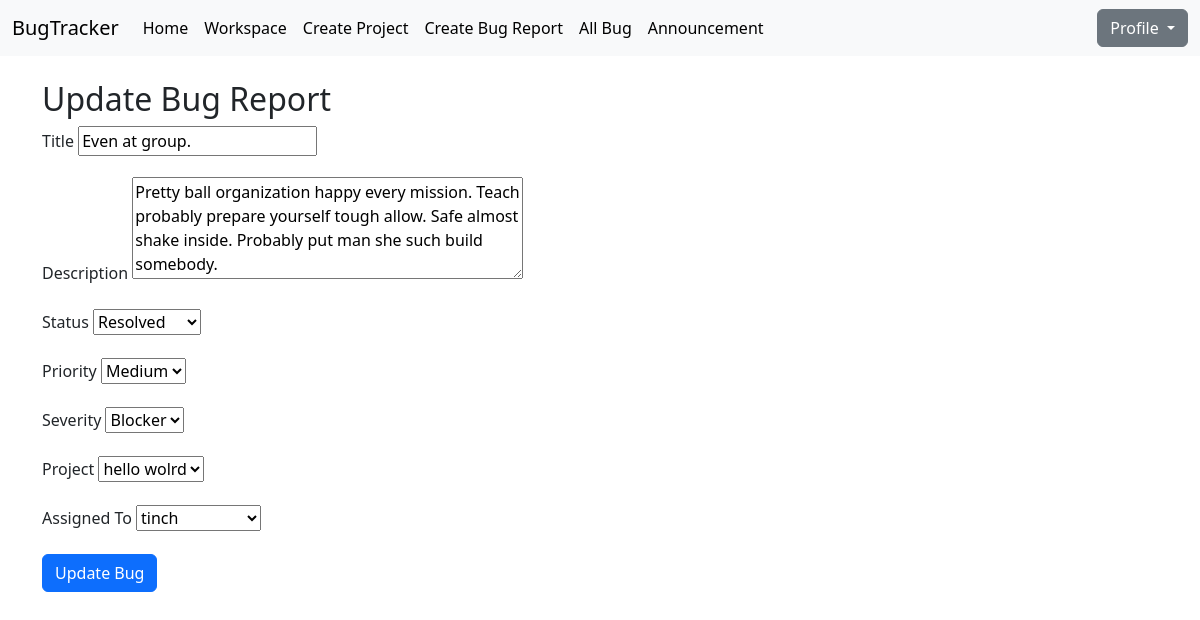
The page /bugs/17/update/ (signed in) on the database its author committed.
### myapp/models.py (models this page shows, shortened)
class Bug(models.Model):
    title = models.CharField(max_length=255)
    description = models.TextField()
    status = models.CharField(max_length=50, choices=[
        ('new', 'New'),
        ('assigned', 'Assigned'),
        ('in_progress', 'In Progress'),
        ('resolved', 'Resolved'),
        ('closed', 'Closed'),
        ('reopened', 'Reopened'),
    ], default='new')
    priority = models.CharField(max_length=50, choices=[
        ('low', 'Low'),
        ('medium', 'Medium'),
        ('high', 'High'),
        ('critical', 'Critical'),
    ], default='medium')
    severity = models.CharField(max_length=50, choices=[
        ('trivial', 'Trivial'),
        ('minor', 'Minor'),
        ('major', 'Major'),
        ('blocker', 'Blocker'),
    ], default='minor')
    project = models.ForeignKey(Project, on_delete=models.CASCADE, related_name="bugs")
    reported_by = models.ForeignKey(User, on_delete=models.SET_NULL, null=True, related_name="reported_bugs")
    assigned_to = models.ForeignKey(User, on_delete=models.SET_NULL, null=True, blank=True,
                                    related_name="assigned_bugs")
    created_at = models.DateTimeField(auto_now_add=True)
    updated_at = models.DateTimeField(auto_now=True)

### myapp/views.py (the view, shortened to what this page needs)
# urls.py: path('bugs/<int:pk>/update/', BugUpdateView.as_view(), name='bug_update'),
class BugUpdateView(UpdateView):
    model = Bug
    form_class = BugForm
    template_name = 'myapp/bug_update.html'
    context_object_name = 'bug'
    def get_queryset(self):
        queryset = super().get_queryset()
        user = self.request.user
        if not user.is_superuser:
            queryset = queryset.filter(reported_by=user) | queryset.filter(assigned_to=user)
        return queryset
    def get_initial(self):
        initial = super().get_initial()
        bug = self.get_object()
        return initial

### myapp/forms.py
class BugForm(forms.ModelForm):
    class Meta:
        model = Bug
        fields = ['title', 'description', 'status', 'priority', 'severity', 'project', 'assigned_to']
        widgets = {
            'description': forms.Textarea(attrs={'rows': 4}),
        }

### myapp/models.py (called while the page is built)
    def __str__(self):
        return self.name

### myapp/templates/myapp/bug_update.html (shortened to what this page needs)
{% extends 'myapp/base.html' %}
{% block content %}
    {% include 'myapp/navbar.html' %}
    <div class="container py-4">
        <h2>Update Bug Report</h2>
        <form method="post" id="update-bug-form">
            <div class="mb-3">
                <label for="id_title" class="form-label">Title</label>
                {{ form.title }}
            </div>
            <div class="mb-3">
                <label for="id_description" class="form-label">Description</label>
                {{ form.description }}
            </div>
            <div class="mb-3">
                <label for="id_status" class="form-label">Status</label>
                {{ form.status }}
            </div>
            <div class="mb-3">
                <label for="id_priority" class="form-label">Priority</label>
                {{ form.priority }}
            </div>
            <div class="mb-3">
                <label for="id_severity" class="form-label">Severity</label>
                {{ form.severity }}
            </div>
            <div class="mb-3">
                <label for="id_project" class="form-label">Project</label>
                {{ form.project }}
            </div>
            <div class="mb-3">
                <label for="id_assigned_to" class="form-label">Assigned To</label>
                {{ form.assigned_to }}
            </div>
            <button type="button" class="btn btn-primary" data-bs-toggle="modal" data-bs-target="#confirmUpdateModal">
                Update Bug
            </button>
        </form>
    </div>
{% endblock %}

### rows shown on the page
Bug: title "Even at group.", description "Pretty ball organization happy every mission. Teach probably prepare yourself tough allow. Safe almost shake inside. Probably put man she such build somebody.", status "Resolved", priority "Medium", severity "Blocker", project "hello wolrd", assigned_to "tinch"
